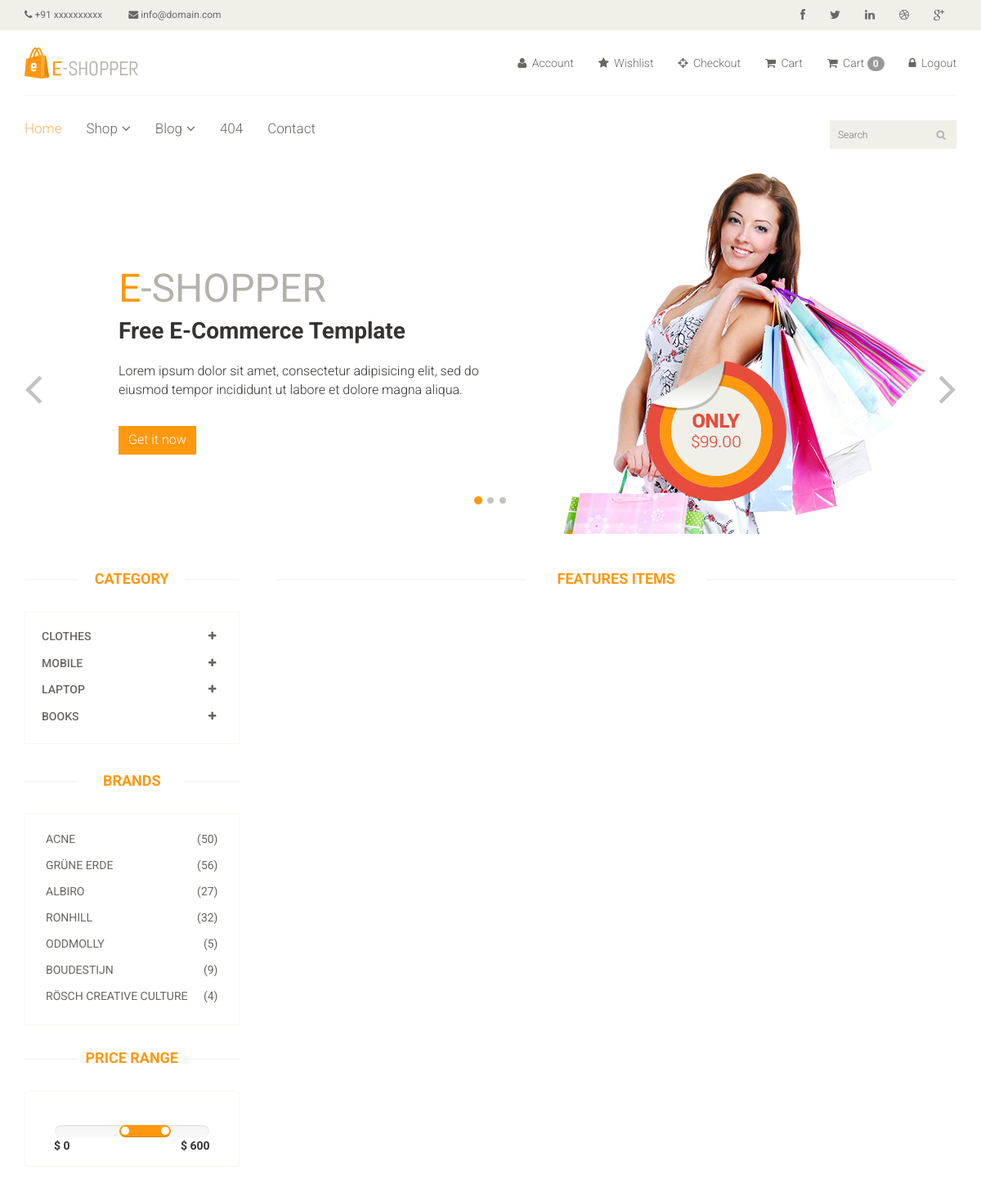
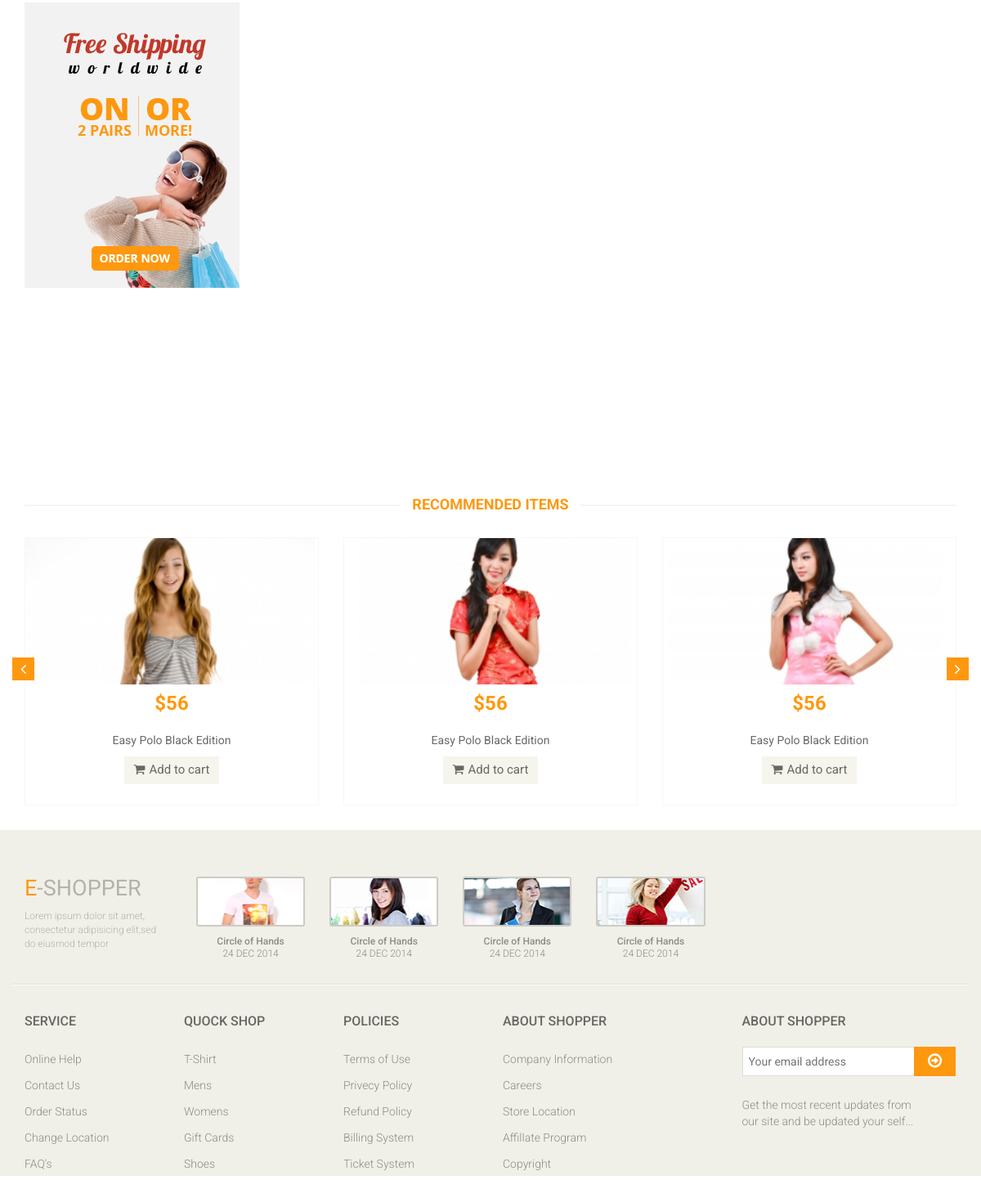
Screenshot of /?category=2 (signed in) with the database file from the repository (2 pictures, top to bottom).
### app/models.py (models this page shows, shortened)
class Category(models.Model):
    name = models.CharField(max_length = 150)

### multivendor_shop/views.py (the view)
# urls.py: path('',index, name='index'),
def index(request):
    category = Category.objects.all()
    categoryID = request.GET.get('category')
    print(categoryID)
    if categoryID:
        product = Product.objects.filter(subcategory = categoryID).order_by('-id')
    else:
        product = Product.objects.all()
    context = {
        'category' : category,
        'product' : product,
    }
    return render(request, 'index.html', context)

### templates/index.html (shortened to what this page needs)
{% extends 'master.html' %}
{% block body %}
<section id="slider">
    <div class="container">
        <div class="row">
            <div class="col-sm-12">
                <div id="slider-carousel" class="carousel slide" data-ride="carousel">
                    <ol class="carousel-indicators">
                        <li data-target="#slider-carousel" data-slide-to="0" class="active"></li>
                        <li data-target="#slider-carousel" data-slide-to="1"></li>
                        <li data-target="#slider-carousel" data-slide-to="2"></li>
                    </ol>
                    <div class="carousel-inner">
                        <div class="item active">
                            <div class="col-sm-6">
                                <h1><span>E</span>-SHOPPER</h1>
                                <h2>Free E-Commerce Template</h2>
                                <p>Lorem ipsum dolor sit amet, consectetur adipisicing elit, sed do eiusmod tempor
                                    incididunt ut labore et dolore magna aliqua. </p>
                                <button type="button" class="btn btn-default get">Get it now</button>
                            </div>
                            <div class="col-sm-6">
                                <img src="/static/images/home/girl1.jpg" class="girl img-responsive" alt="" />
                                <img src="/static/images/home/pricing.png" class="pricing" alt="" />
                            </div>
                        </div>
                    </div>
                    <a href="#slider-carousel" class="left control-carousel hidden-xs" data-slide="prev">
                        <i class="fa fa-angle-left"></i>
                    </a>
                    <a href="#slider-carousel" class="right control-carousel hidden-xs" data-slide="next">
                        <i class="fa fa-angle-right"></i>
                    </a>
                </div>
            </div>
        </div>
    </div>
</section>
<section>
    <div class="container">
        <div class="row">
            <div class="col-sm-3">
                <div class="left-sidebar">
                    <h2>Category</h2>
                    <div class="panel-group category-products" id="accordian">
                        {% for cat in category %}
                        <div class="panel panel-default">
                            <div class="panel-heading">
                                <h4 class="panel-title">
                                    <a data-toggle="collapse" data-parent="#accordian" href="#{{cat.id}}">
                                        <span class="badge pull-right"><i class="fa fa-plus"></i></span>
                                        {{cat.name}}
                                    </a>
                                </h4>
                            </div>
                        </div>
                        {% endfor %}
                    </div>
                    <div class="brands_products">
                        <h2>Brands</h2>
                        <div class="brands-name">
                            <ul class="nav nav-pills nav-stacked">
                                <li><a href="#"> <span class="pull-right">(50)</span>Acne</a></li>
                                <li><a href="#"> <span class="pull-right">(56)</span>Grüne Erde</a></li>
                                <li><a href="#"> <span class="pull-right">(27)</span>Albiro</a></li>
                                <li><a href="#"> <span class="pull-right">(32)</span>Ronhill</a></li>
                                <li><a href="#"> <span class="pull-right">(5)</span>Oddmolly</a></li>
                                <li><a href="#"> <span class="pull-right">(9)</span>Boudestijn</a></li>
                                <li><a href="#"> <span class="pull-right">(4)</span>Rösch creative culture</a></li>
                            </ul>
                        </div>
                    </div>
                    <div class="price-range">
                        <h2>Price Range</h2>
                        <div class="well text-center">
                                data-slider-step="5" data-slider-value="[250,450]" id="sl2"><br />
                            <b class="pull-left">$ 0</b> <b class="pull-right">$ 600</b>
                        </div>
                    </div>
                    <div class="shipping text-center">
                        <img src="/static/images/home/shipping.jpg" alt="" />
                    </div>
                </div>
            </div>
            <div class="col-sm-9 padding-right">
                <div class="features_items">
                    <h2 class="title text-center">Features Items</h2>
                </div>
            </div>
            <div class="recommended_items">
                <h2 class="title text-center">recommended items</h2>
                <div id="recommended-item-carousel" class="carousel slide" data-ride="carousel">
                    <div class="carousel-inner">
                        <div class="item active">
                            <div class="col-sm-4">
                                <div class="product-image-wrapper">
                                    <div class="single-products">
                                        <div class="productinfo text-center">
                                            <img src="/static/images/home/recommend1.jpg" alt="" />
                                            <h2>$56</h2>
                                            <p>Easy Polo Black Edition</p>
                                            <a href="#" class="btn btn-default add-to-cart"><i
                                                    class="fa fa-shopping-cart"></i>Add to cart</a>
                                        </div>
                                    </div>
                                </div>
                            </div>
                            <div class="col-sm-4">
                                <div class="product-image-wrapper">
                                    <div class="single-products">
                                        <div class="productinfo text-center">
                                            <img src="/static/images/home/recommend2.jpg" alt="" />
                                            <h2>$56</h2>
                                            <p>Easy Polo Black Edition</p>
                                            <a href="#" class="btn btn-default add-to-cart"><i
                                                    class="fa fa-shopping-cart"></i>Add to cart</a>
                                        </div>
                                    </div>
                                </div>
                            </div>
                            <div class="col-sm-4">
                                <div class="product-image-wrapper">
                                    <div class="single-products">
                                        <div class="productinfo text-center">
                                            <img src="/static/images/home/recommend3.jpg" alt="" />
                                            <h2>$56</h2>
                                            <p>Easy Polo Black Edition</p>
                                            <a href="#" class="btn btn-default add-to-cart"><i
                                                    class="fa fa-shopping-cart"></i>Add to cart</a>
                                        </div>
                                    </div>
                                </div>
                            </div>
                        </div>
                    </div>
                    <a class="left recommended-item-control" href="#recommended-item-carousel" data-slide="prev">
                        <i class="fa fa-angle-left"></i>
                    </a>
                    <a class="right recommended-item-control" href="#recommended-item-carousel" data-slide="next">
                        <i class="fa fa-angle-right"></i>
                    </a>
                </div>
            </div>
        </div>
    </div>
</section>
{% endblock %}

### static/css/main.css (style rules this page uses)
body { font-family: 'Roboto', sans-serif; background:; position: relative; font-weight:400px; }
ul li { list-style: none; }
a { -webkit-transition: 300ms; -moz-transition: 300ms; -o-transition: 300ms; transition: 300ms; }
h1, h2, h3, h4, h5, h6 { font-family: 'Roboto', sans-serif; }
#slider { padding-bottom: 45px; }
.carousel-indicators li { background: #C4C4BE; }
.carousel-indicators li.active { background: #FE980F; }
.item { padding-left: 100px; }
.pricing { position: absolute; right: 40%; top: 52%; }
.girl { margin-left: 0; }
.item h1 { color: #B4B1AB; font-family: abel; font-size: 48px; margin-top: 115px; }
.item h1 span { color:#FE980F; }
.item h2 { color: #363432; font-family: 'Roboto', sans-serif; font-size: 28px; font-weight: 700; margin-bottom: 22px; margin-top: 10px; }
.item p { color:#363432; font-size:16px; font-weight:300; font-family: 'Roboto', sans-serif; }
.get { background: #FE980F; border: 0 none; border-radius: 0; color: #FFFFFF; font-family: 'Roboto', sans-serif; font-size: 16px; font-weight: 300; margin-top: 23px; }
.control-carousel { position: absolute; top: 50%; font-size: 60px; color: #C2C2C1; }
.right { right: 0; }
.category-products { border: 1px solid #F7F7F0; margin-bottom: 35px; padding-bottom: 20px; padding-top: 15px; }
.left-sidebar h2, .brands_products h2 { color: #FE980F; font-family: 'Roboto', sans-serif; font-size: 18px; font-weight: 700; margin: 0 auto 30px; text-align: center; text-transform: uppercase; position: relative; z-index:3; }
.left-sidebar h2:after, h2.title:after { content: " "; position: absolute; border: 1px solid #f5f5f5; bottom:8px; left: 0; width: 100%; height: 0; z-index: -2; }
.left-sidebar h2:before { content: " "; position: absolute; background: #fff; bottom: -6px; width: 130px; height: 30px; z-index: -1; left: 50%; margin-left: -65px; }
h2.title:before { content: " "; position: absolute; background: #fff; bottom: -6px; width: 220px; height: 30px; z-index: -1; left: 50%; margin-left: -110px; }
.category-products .panel { background-color: #FFFFFF; border: 0px; border-radius: 0px; box-shadow:none; margin-bottom: 0px; }
.category-products .panel-default .panel-heading { background-color: #FFFFFF; border: 0 none; color: #FFFFFF; padding: 5px 20px; }
.category-products .panel-default .panel-heading .panel-title a { color: #696763; font-family: 'Roboto', sans-serif; font-size: 14px; text-decoration: none; text-transform: uppercase; }
.category-products .badge { background:none; border-radius: 10px; color: #696763; display: inline-block; font-size: 12px; font-weight: bold; line-height: 1; min-width: 10px; padding: 3px 7px; text-align: center; vertical-align: baseline; white-space: nowrap; }
.brands-name { border: 1px solid #F7F7F0; padding-bottom: 20px; padding-top: 15px; }
.brands-name .nav-stacked li a { background-color: #FFFFFF; color: #696763; font-family: 'Roboto', sans-serif; font-size: 14px; padding: 5px 25px; text-decoration: none; text-transform: uppercase; }
.shipping { background-color: #F2F2F2; margin-top: 40px; overflow: hidden; padding-top: 20px; position: relative; }
.price-range { margin-top:30px; }
.well { background-color: #FFFFFF; border: 1px solid #F7F7F0; border-radius: 4px; box-shadow: none; margin-bottom: 20px; min-height: 20px; padding: 35px; }
.padding-right { padding-right: 0; }
.features_items { overflow:hidden; }
h2.title { color: #FE980F; font-family: 'Roboto', sans-serif; font-size: 18px; font-weight: 700; margin: 0 15px; text-transform: uppercase; margin-bottom: 30px; position: relative; }
.product-image-wrapper { border:1px solid #F7F7F5; overflow: hidden; margin-bottom:30px; }
.single-products { position: relative; }
.productinfo h2 { color: #FE980F; font-family: 'Roboto', sans-serif; font-size: 24px; font-weight: 700; }
.productinfo p { font-family: 'Roboto', sans-serif; font-size: 14px; font-weight: 400; color: #696763; }
.productinfo img { width: 100%; }
.productinfo { position:relative; }
.add-to-cart { background:#F5F5ED; border: 0 none; border-radius: 0; color: #696763; font-family: 'Roboto', sans-serif; font-size: 15px; margin-bottom: 25px; }
.add-to-cart i { margin-right:5px; }
.recommended_items { overflow: hidden; }
#recommended-item-carousel .carousel-inner .item { padding-left: 0; }
.recommended-item-control { position: absolute; top: 41%; }
.recommended-item-control i { background: none repeat scroll 0 0 #FE980F; color: #FFFFFF; font-size: 20px; padding: 4px 10px; }

### rows the page displays
Category: name "CLOTHES"
Category: name "MOBILE"
Category: name "LAPTOP"
Category: name "BOOKS"

### other values shown
{{ request.session.cart|length }} "0"
